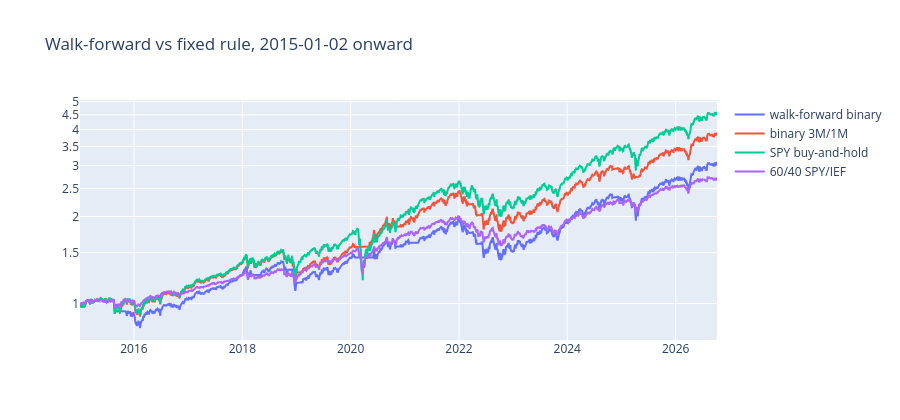

Notebook code cell kept with this figure:
### Markdown cell above
### Walk-forward pair selection

Each January the walk-forward holds whichever binary pair had the best Sharpe on all earlier data. This is the honest version of choosing a pair from the grid above: if it trails the fixed `3M/1M` rule or SPY over the same years, the in-sample best cell was luck.

### Code cell
pair_returns = read("pair_returns.csv", index_col=0, parse_dates=True)
wf_name = "walk-forward binary"
wf_window = pair_returns[wf_name].dropna().index
compare = pair_returns.loc[wf_window, [wf_name, MAIN, "SPY buy-and-hold", "60/40 SPY/IEF"]]

wf_equity = (1.0 + compare).cumprod()
fig = go.Figure([go.Scatter(x=wf_equity.index, y=wf_equity[c], name=c) for c in compare])
fig.update_yaxes(type="log")
fig.update_layout(height=420, title=f"Walk-forward vs fixed rule, {wf_window[0].date()} onward")
fig.show()

years = (wf_window[-1] - wf_window[0]).days / 365.25
display(pd.DataFrame({
    "cagr": wf_equity.iloc[-1] ** (1 / years) - 1.0,
    "ann_vol": compare.std() * np.sqrt(252),
    "max_drawdown": (wf_equity / wf_equity.cummax() - 1.0).min(),
}))
display(read("walk_forward_selections.csv"))

### Figure 1 — Plotly figure (JSON) as saved in the notebook; plotly's stock layout.template omitted (floating-point values rounded to 4 significant figures; data arrays with more than 128 entries replaced by an {"elided": "..."} marker saying what was removed)
{"data": [{"name": "walk-forward binary", "type": "scatter", "x": {"elided": "2958 str values"}, "y": {"elided": "2958 float values"}}, {"name": "binary 3M/1M", "type": "scatter", "x": {"elided": "2958 str values"}, "y": {"elided": "2958 float values"}}, {"name": "SPY buy-and-hold", "type": "scatter", "x": {"elided": "2958 str values"}, "y": {"elided": "2958 float values"}}, {"name": "60/40 SPY/IEF", "type": "scatter", "x": {"elided": "2958 str values"}, "y": {"elided": "2958 float values"}}], "layout": {"height": 420, "title": {"text": "Walk-forward vs fixed rule, 2015-01-02 onward"}, "yaxis": {"type": "log"}}}
